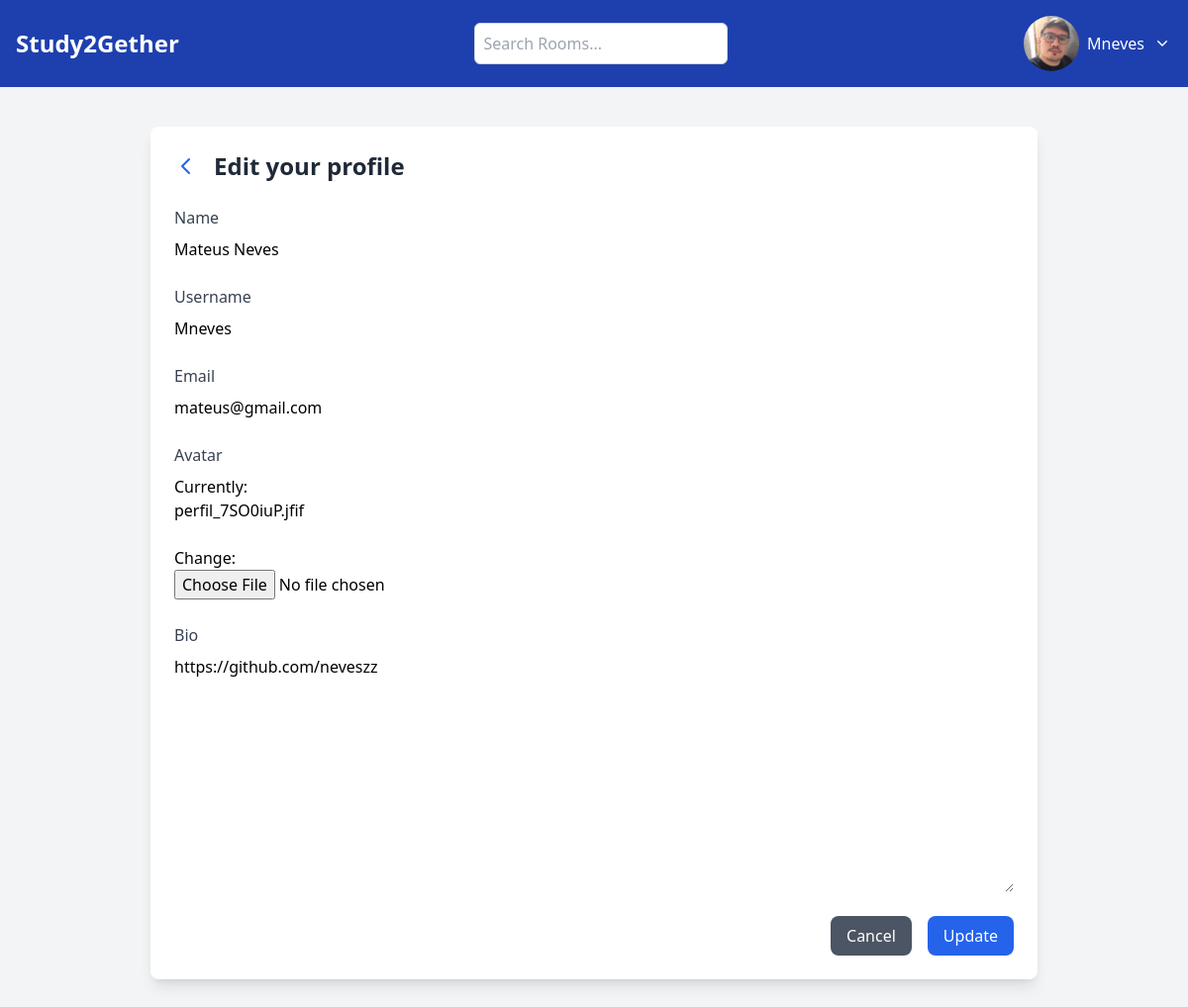
Page /update_user/ (signed in) on the committed database.
### base/models.py (models this page shows)
class User(AbstractUser):
    name = models.CharField(max_length=255, null=True)
    email = models.EmailField(max_length=255, null=True, unique=True)
    bio = models.TextField(null=True)
    avatar = models.ImageField(null=True, default="avatar.png")
    USERNAME_FIELD = "email"
    REQUIRED_FIELDS = []
    pass

### base/views.py (the view)
# urls.py: path('update_user/', views.update_user, name="update_user"),
@login_required(login_url="login")
def update_user(request):
    user = request.user
    form = UserForm(instance=user)
    if request.method == 'POST':
        form = UserForm(request.POST, request.FILES, instance=user)
        if form.is_valid():
            form.save()
            return redirect('user_profile', pk=user.id)
    return render(request,'update_user.html', {'form':form})

### base/forms.py
class UserForm(forms.ModelForm):
    class Meta:
        model = User
        fields = ['name','username', 'email', 'avatar','bio']

### templates/update_user.html (shortened to what this page needs)
{% extends 'main.html' %} {% block content %}
<main class="flex flex-col items-center justify-center py-10">
	<div class="w-full max-w-4xl bg-white shadow-lg rounded-lg p-6">
		<div class="flex items-center mb-6">
			<a href="{% url 'home' %}" class="text-blue-600 hover:text-blue-800 transition mr-4">
				<svg xmlns="http://www.w3.org/2000/svg" width="24" height="24" fill="none" viewBox="0 0 24 24" stroke="currentColor">
				<path stroke-linecap="round" stroke-linejoin="round" stroke-width="2" d="M15 19l-7-7 7-7"/>
				</svg>
			</a>
			<h3 class="text-2xl font-bold text-gray-800">Edit your profile</h3>
		</div>
		<form action="" method="POST" enctype="multipart/form-data" class="space-y-6">
            {% for field in form %}
			<div class="flex flex-col">
				<label for="{{ field.id_for_label }}" class="text-gray-700 font-medium mb-2" >{{ field.label }}</label>
				{{ field }}
			</div>
			{% endfor %}
			<div class="flex justify-end space-x-4">
				<a
					href="{% url 'home' %}"
					class="bg-gray-600 text-white py-2 px-4 rounded-lg hover:bg-gray-700 transition">Cancel</a
				>
				<button
					type="submit" class="bg-blue-600 text-white py-2 px-4 rounded-lg hover:bg-blue-700 transition">
					Update
				</button>
			</div>
		</form>
	</div>
</main>
{% endblock content %}

### templates/navbar.html (shortened to what this page needs)
{% load static %}
<nav class="bg-blue-800 p-4 flex justify-between items-center text-white">
    <a href="{% url 'home' %}" class="text-2xl font-bold hover:text-gray-300">Study2Gether</a>
    <form class="flex items-center space-x-2" action="{% url 'home' %}" method="get">
        <input type="search" name="search" placeholder="Search Rooms..." class="w-64 p-2 rounded-md border border-gray-300 focus:outline-none focus:ring-2 focus:ring-blue-500 text-gray-800 bg-white">
    </form>
    {% if user.is_authenticated %}
        <div class="relative">
            <div class="flex items-center space-x-2">
                <a href="{% url 'user_profile' user.pk %}"><img src="{{ user.avatar.url }}" alt="Avatar" class="rounded-full w-14 h-14"></a>
                    <a href="{% url 'user_profile' user.pk %}"><span>{{ user.username|title }}</span></a>
                <button id="profileDropdownBtn" class="focus:outline-none">
                    <svg xmlns="http://www.w3.org/2000/svg" class="h-5 w-5" viewBox="0 0 20 20" fill="currentColor">
                        <path fill-rule="evenodd" d="M5.23 7.21a.75.75 0 011.06 0L10 10.94l3.71-3.73a.75.75 0 011.06 1.06l-4.24 4.25a.75.75 0 01-1.06 0L5.23 8.27a.75.75 0 010-1.06z" clip-rule="evenodd"/>
                    </svg>
                </button>
            </div>
        </div>
    {% else %}
        <div class="flex space-x-4">
            <a href="{% url 'login' %}" class="hover:text-gray-300">Login</a>
            <a href="{% url 'register' %}" class="hover:text-gray-300">Register</a>
        </div>
    {% endif %}
</nav>

### static/styles/main.css (style rules this page uses)
body { background-color: aqua; }

### rows in the picture
User: avatar (picture), username "Mneves", form "Mateus Neves" "Mneves" "mateus@gmail.com" "https://github.com/neveszz"

### other values in the picture
{{ field.label }} "Name" "Username" "Email" "Avatar" "Bio"
